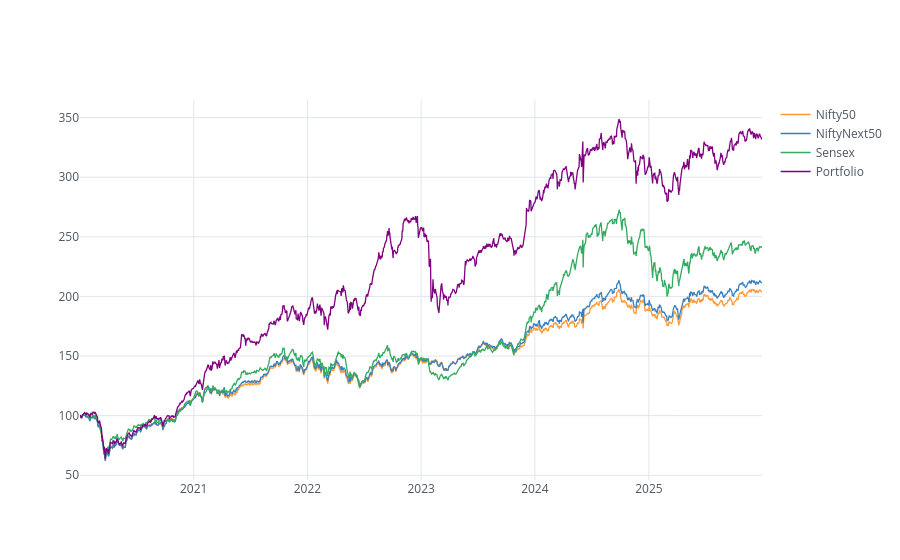

The code cell stored with this chart in its notebook:
### Code cell
nor_data.iplot()

### Figure 1 — Plotly figure (JSON) as saved in the notebook; plotly's stock layout.template omitted (floating-point values rounded to 4 significant figures; data arrays with more than 128 entries replaced by an {"elided": "..."} marker saying what was removed)
{"data": [{"line": {"color": "rgba(255, 153, 51, 1.0)", "dash": "solid", "shape": "linear", "width": 1.3}, "mode": "lines", "name": "Nifty50", "text": "", "type": "scatter", "x": {"elided": "1477 str values"}, "y": {"elided": "1477 float values"}}, {"line": {"color": "rgba(55, 128, 191, 1.0)", "dash": "solid", "shape": "linear", "width": 1.3}, "mode": "lines", "name": "NiftyNext50", "text": "", "type": "scatter", "x": {"elided": "1477 str values"}, "y": {"elided": "1477 float values"}}, {"line": {"color": "rgba(50, 171, 96, 1.0)", "dash": "solid", "shape": "linear", "width": 1.3}, "mode": "lines", "name": "Sensex", "text": "", "type": "scatter", "x": {"elided": "1477 str values"}, "y": {"elided": "1477 float values"}}, {"line": {"color": "rgba(128, 0, 128, 1.0)", "dash": "solid", "shape": "linear", "width": 1.3}, "mode": "lines", "name": "Portfolio", "text": "", "type": "scatter", "x": {"elided": "1477 str values"}, "y": {"elided": "1477 float values"}}], "layout": {"autosize": true, "legend": {"bgcolor": "#FFFFFF", "font": {"color": "#4D5663"}}, "paper_bgcolor": "#FFFFFF", "plot_bgcolor": "#FFFFFF", "title": {"font": {"color": "#4D5663"}}, "xaxis": {"autorange": true, "gridcolor": "#E1E5ED", "range": ["2020-01-02", "2025-12-30"], "showgrid": true, "tickfont": {"color": "#4D5663"}, "title": {"font": {"color": "#4D5663"}, "text": ""}, "type": "date", "zerolinecolor": "#E1E5ED"}, "yaxis": {"autorange": true, "gridcolor": "#E1E5ED", "range": [46.02, 364.8], "showgrid": true, "tickfont": {"color": "#4D5663"}, "title": {"font": {"color": "#4D5663"}, "text": ""}, "type": "linear", "zerolinecolor": "#E1E5ED"}}}
